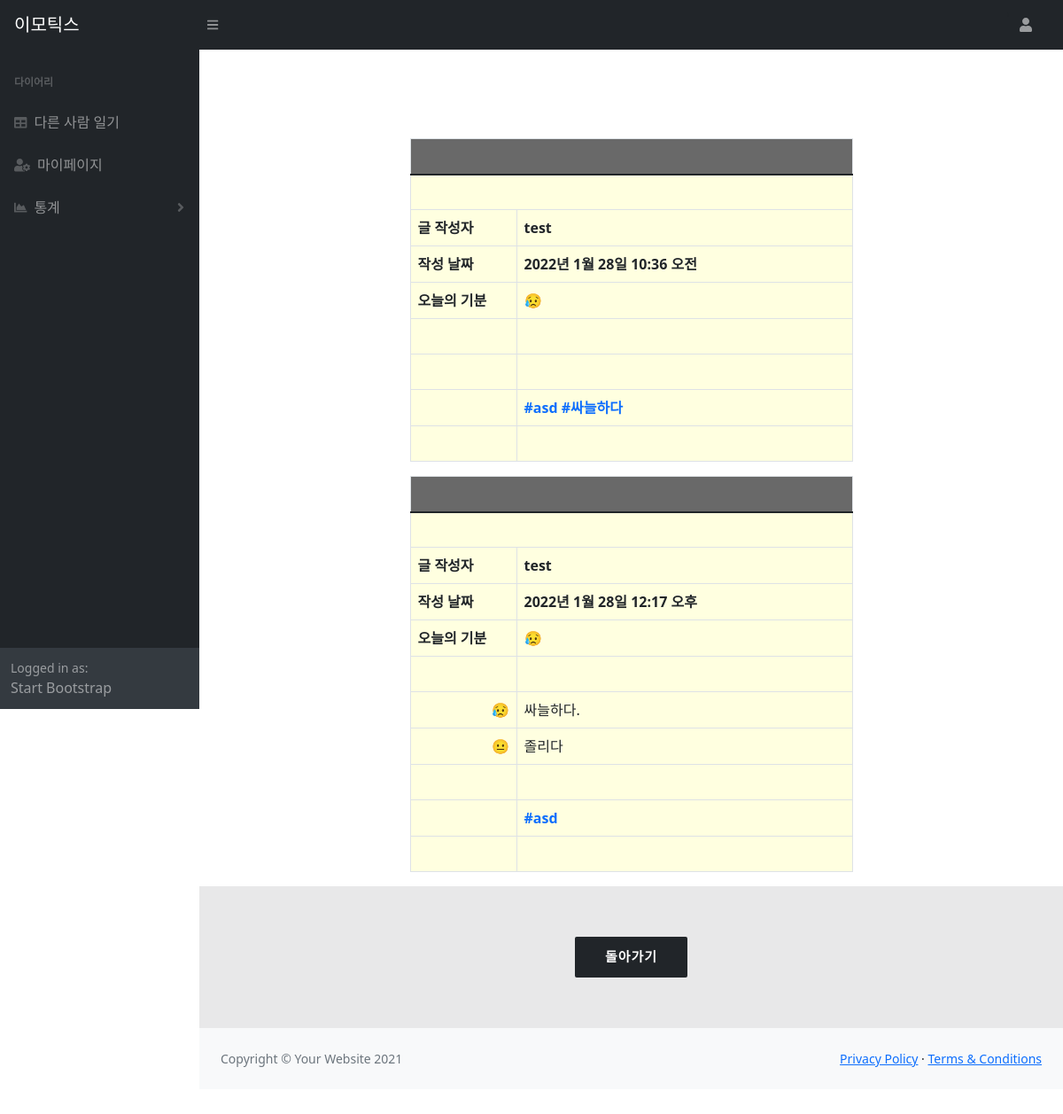
Screenshot of /diary_result/tagboard/asd/ with the database file from the repository.
### diary_result/models.py (models this page shows)
class Tag(models.Model):
    diary = models.ForeignKey(Diary, on_delete=models.CASCADE)
    tag = models.CharField(max_length=140)

### diary/models.py (models this page shows, shortened)
class Diary(models.Model):
  writer = models.ForeignKey(Eduser, on_delete=models.CASCADE, null=True)
  write = models.TextField(max_length = 100,
                          verbose_name='일기',
                          validators=[validate_sentence])
  emotion = models.CharField(max_length =30,verbose_name='감정')
  neutral = models.FloatField(verbose_name='평온')
  positive = models.FloatField(verbose_name='긍정')
  negative = models.FloatField(verbose_name='부정')
  register_date = models.DateTimeField(verbose_name='등록날짜')
  class Meta:
    db_table = 'diary'
    verbose_name = '일기'
    verbose_name_plural = '일기'
    ordering = ['-id']
  def __str__(self):
    return str(self.writer)

class DiaryDetail(models.Model):
  diary = models.ForeignKey(Diary, on_delete= models.CASCADE, verbose_name='writer')
  write = models.TextField(verbose_name='일기')
  emotion = models.CharField(max_length =30,verbose_name='감정')
  neutral = models.FloatField(verbose_name='평온')
  positive = models.FloatField(verbose_name='긍정')
  negative = models.FloatField(verbose_name='부정')
  class Meta:
    db_table = 'diary_detail'
    verbose_name = '일기상세'
    verbose_name_plural = '일기상세'

### EDuser/models.py (models this page shows)
class Eduser(models.Model):
    username = models.CharField(max_length=20, verbose_name="아이디")
    password = models.CharField(max_length=100, verbose_name="비밀번호")
    email = models.EmailField(verbose_name="이메일", null=True)
    profile_img = models.ImageField(null=True, upload_to=content_file_name, blank=True)
    register_date = models.DateTimeField(auto_now_add=True, verbose_name="등록날짜")
    def __str__(self):
        return self.username+' '+str(self.profile_img)
    class Meta:
        db_table = "Emotics_user"
        verbose_name = "사용자"
        verbose_name_plural = "사용자"

### diary_result/views.py (the view)
# urls.py: path('tagboard/<str:tag>/', views.tagBoard)
def tagBoard(request, tag):
    tags = Tag.objects.filter(tag=tag)
    tag = tags[0]
    print(tag)
    print(tag.diary)
    print(tag.diary.diarydetail_set.all())
    return render(request, 'diary_result/tagboard.html', {'tags': tags})

### diary_result/templates/diary_result/tagboard.html (shortened to what this page needs)
{% extends 'base/base.html' %}
{% load static %}
{% block head %}
    <link href="{% static 'css/home.css' %}" rel="stylesheet">
{% endblock head %}
{% block contents %}
    <div style=" width: 500px; margin: auto; margin-top:100px">
        {% for tag in tags %}
                <table class="table table-bordered" id="input1">
                    <thead>
                        <tr>
                            <th colspan="2" width="120" height="40"></th>
                        </tr>
                    </thead>
                    <tbody>
                        <tr>
                            <th colspan="2" width="120" height="40" ></th>
                        </tr>
                        <tr>
                            <th width="120" height="40" >글 작성자</th>
                            <th id="writer" height="40" align="right">{{ tag.diary.writer.username }}</th>
                        </tr>
                        <tr>
                            <th width="120" height="40" >작성 날짜</th>
                            <th height="40" align="right">{{ tag.diary.register_date }}</th>
                        </tr>
                        <tr>
                            <th width="120" height="40" >오늘의 기분</th>
                            {% if tag.diary.emotion  == 'negative'%}
                                <th height="40" >😥</th>
                            {% elif tag.diary.emotion == 'positive'%}
                                <th height="40">😊</th>
                            {% else %}
                                <th height="40">😐</th>
                            {%endif%}
                        </tr>
                        <tr>
                            <th width="120" height="40"></th>
                            <td></td>
                        </tr>
                        {% for diary_detail in tag.diary.diarydetail_set.all %}
                            <tr>
                                <th width="120" height="40" text-align="right">
                                        {% if diary_detail.emotion == 'negative'%}<div align = "right">😥</div>
                                        {% elif diary_detail.emotion == 'positive'%}<div align = "right">😊</div>
                                        {% else %}<div align = "right">😐</div>
                                        {% endif %}
                                </th>
                                <td height="40">{{diary_detail.write}}</td>
                            </tr>
                        {% endfor %}
                        <tr>
                            <th width="120" height="40"></th>
                            <th></th>
                        </tr>
                        <tr>
                            <th width="120" height="40" ><div align = right style='color:#0D6EFD;'></div></th>
                                <th>
                                    {%for tag_name in tag.diary.tag_set.all%}
                                        <a href="../{{tag_name.tag}}" style='text-decoration-line: none; color:#0D6EFD;'>
                                            #{{ tag_name.tag }}
                                        </a>
                                    {% endfor %}
                                </th>
                        </tr>
                        <tr>
                            <th width="120" height="40"></th>
                            <th></th>
                        </tr>
                    </tbody>
                </table>
        {% endfor %}
    </div>
    <section id="Title1">
        <div class="title-content" data-aos="fade-up" >
            <div class ="check">
                <a href="/diary_result" class="btn-login scrollto"/>돌아가기</a>
            </div>
        </div>
    </section>
{% endblock contents %}

### static/css/default.css (style rules this page uses)
html, body, div, span, applet, object, iframe, h1, h2, h3, h4, h5, h6, p, blockquote, pre, a, abbr, acronym, address, big, cite, code, del, dfn, em, font, img, ins, kbd, q, s, samp, small, strike, strong, sub, sup, tt, var, b, u, i, center, dl, dt, dd, ol, ul, li, fieldset, form, label, legend, table, caption, tbody, tfoot, thead, tr, th, td { margin: 0; padding: 0; border: 0; outline: 0; font-size: 100%; vertical-align: baseline; background: transparent; }
body { line-height: 1; }
table { border-collapse: collapse; border-spacing: 0; }

### static/css/home.css (style rules this page uses)
#Title1 { width: 100%; background-color : rgb(33,37,41,0.1); position: relative; height: 20vh; padding: 0; }
#Title1 .title-content { position: absolute; bottom: 0; top: 0; left: 0; right: 0; z-index: 10; display: flex; justify-content: center; align-items: center; flex-direction: column; text-align: center; }
#Title1 .title-content .btn-login, #Title1 .title-content .btn-register { font-family: "Raleway", sans-serif; font-size: 15px; font-weight: bold; letter-spacing: 1px; display: inline-block; padding: 10px 32px; border-radius: 2px; transition: 0.5s; margin: 10px; color: #fff; text-decoration: none; }
#Title1 .title-content .btn-login { background: #212529; border: 2px solid #212529; }

### diary_result/templates/diary_result/tagboard.html (style rules this page uses)
thead { background-color: DIMGREY; }
tbody tr { background-color: LightYellow; }

### rows the page displays
Tag: diary.writer.username "test", diary.register_date "2022년 1월 28일 10:36 오전", tag "asd"
Tag: tag "싸늘하다"
Tag: diary.writer.username "test", diary.register_date "2022년 1월 28일 12:17 오후", tag "asd"
DiaryDetail: write "싸늘하다."
DiaryDetail: write "졸리다"
